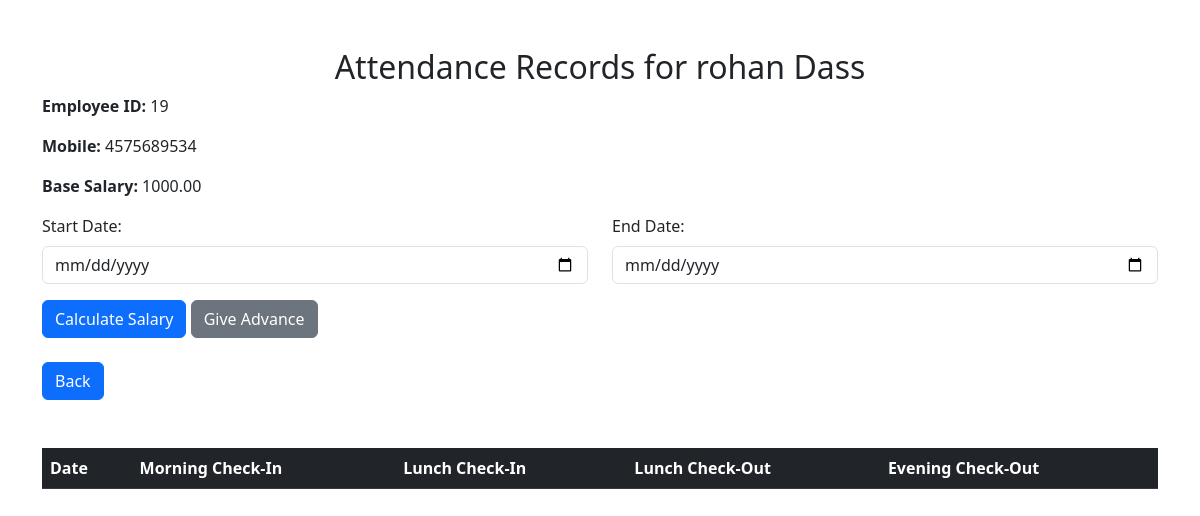
The page /view/19/ (signed in) on the database its author committed.
### emp/models.py (models this page shows, shortened)
class Employee(models.Model):
    GENDER_CHOICES = [
        ('M', 'Male'),
        ('F', 'Female'),
    ]
    first_name = models.CharField(max_length=100)
    last_name = models.CharField(max_length=100)
    address = models.TextField()
    gender = models.CharField(max_length=1, choices=GENDER_CHOICES)
    mobile = models.CharField(max_length=15, unique=True)
    base_salary = models.DecimalField(max_digits=10, decimal_places=2)
    qr_code = models.ImageField(upload_to='qr_codes/', blank=True)

### emp/views.py (the view)
# urls.py: path('view/<int:employee_id>/', views.view_employee_attendance, name='view_employee_attendance'),
def view_employee_attendance(request, employee_id):
    if not request.user.is_authenticated:
        return redirect("admin_login")
    employee = get_object_or_404(Employee, id=employee_id)
    return render(request, 'view_employee_attendance.html', {'employee': employee})

### emp/templates/view_employee_attendance.html (shortened to what this page needs)
<!DOCTYPE html>
<html lang="en">
<head>
    <link rel="stylesheet" href="https://cdn.jsdelivr.net/npm/bootstrap@5.3.0/dist/css/bootstrap.min.css">
</head>
<body>
    <div class="container mt-5">
        <h2 class="text-center">Attendance Records for {{ employee.first_name }} {{ employee.last_name }}</h2>
        <p><strong>Employee ID:</strong> {{ employee.id }}</p>
        <p><strong>Mobile:</strong> {{ employee.mobile }}</p>
        <p><strong>Base Salary:</strong> {{ employee.base_salary }}</p>
        <form method="POST" id="salaryForm">
            <div class="row mb-3">
                <div class="col-md-6">
                    <label for="start_date" class="form-label">Start Date:</label>
                    <input type="date" id="start_date" name="start_date" class="form-control" required>
                </div>
                <div class="col-md-6">
                    <label for="end_date" class="form-label">End Date:</label>
                    <input type="date" id="end_date" name="end_date" class="form-control" required>
                </div>
            </div>
            <button type="button" class="btn btn-primary" onclick="calculateSalary()">Calculate Salary</button>
            <button type="button" class="btn btn-secondary" onclick="giveAdvance()">Give Advance</button>
        </form>
        <div class="mt-4">
            <a href="{% url 'all_employees' %}" class="btn btn-primary">Back</a>
        </div>
        <div class="mt-5">
            <table class="table mt-4">
                <thead class="table-dark">
                    <tr>
                        <th>Date</th>
                        <th>Morning Check-In</th>
                        <th>Lunch Check-In</th>
                        <th>Lunch Check-Out</th>
                        <th>Evening Check-Out</th>
                    </tr>
                </thead>
            </table>
        </div>
    </div>
</body>
</html>

### rows shown on the page
Employee: first_name "rohan", last_name "Dass", id "19", mobile "4575689534", base_salary "1000.00"
